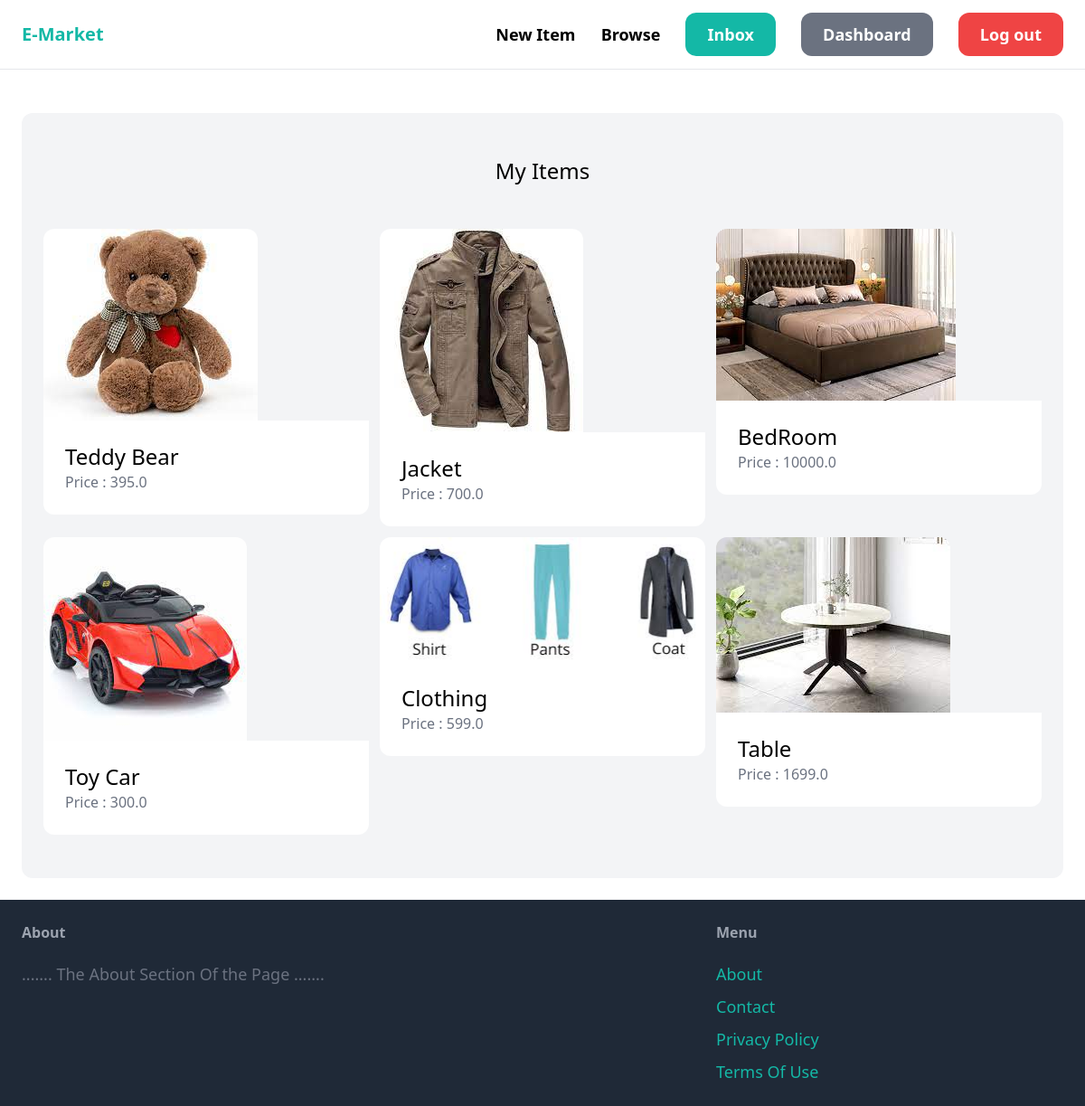
The page /dashboard/ (signed in) on the database its author committed.
### item/models.py (models this page shows, shortened)
class Item(models.Model):
    category = models.ForeignKey(Category, related_name = "items", on_delete=models.CASCADE)
    name = models.CharField(max_length = 255)
    description = models.TextField(blank=True , null = True)
    price = models.FloatField()
    image = models.ImageField(upload_to="item_images", blank=True , null=True)
    is_sold = models.BooleanField(default = False)
    created_by = models.ForeignKey(User , related_name = "items" , on_delete=models.CASCADE)
    created_at = models.DateTimeField(auto_now_add=True)

### dashboard/views.py (the view)
# urls.py: path("", views.index , name="index"),
@login_required
def index(request):
    items = Item.objects.filter(created_by = request.user)
    return render(request , 'dashboard/index.html' , {
        'items' : items,
    })

### dashboard/templates/dashboard/index.html (shortened to what this page needs)
{% extends "core/base.html" %}
{% block content %}
    <div class="mt-6 px-6 py-12 bg-gray-100 rounded-xl">
        <h2 class="mb-12 text-2xl text-center">My Items</h2>
        <div class="grid grid-cols-3 gap-3">
            {% for item in items  %}
                <div>
                    <a href="{% url 'item:detail' item.id %}">
                        <div>
                            <img src="{{ item.image.url}}" class="rounded-t-xl">
                        </div>
                        <div class ="p-6 bg-white rounded-b-xl">
                            <h2 class="text-2xl">{{item.name}}</h2>
                            <p class = "text-gray-500">Price : {{item.price}}</p>
                        </div>
                    </a>
                </div>
            {% endfor %}
        </div>
    </div>
{% endblock %}

### rows shown on the page
Item: image (picture), name "Teddy Bear", price "395.0"
Item: image (picture), name "Jacket", price "700.0"
Item: image (picture), name "BedRoom", price "10000.0"
Item: image (picture), name "Toy Car", price "300.0"
Item: image (picture), name "Clothing", price "599.0"
Item: image (picture), name "Table", price "1699.0"
